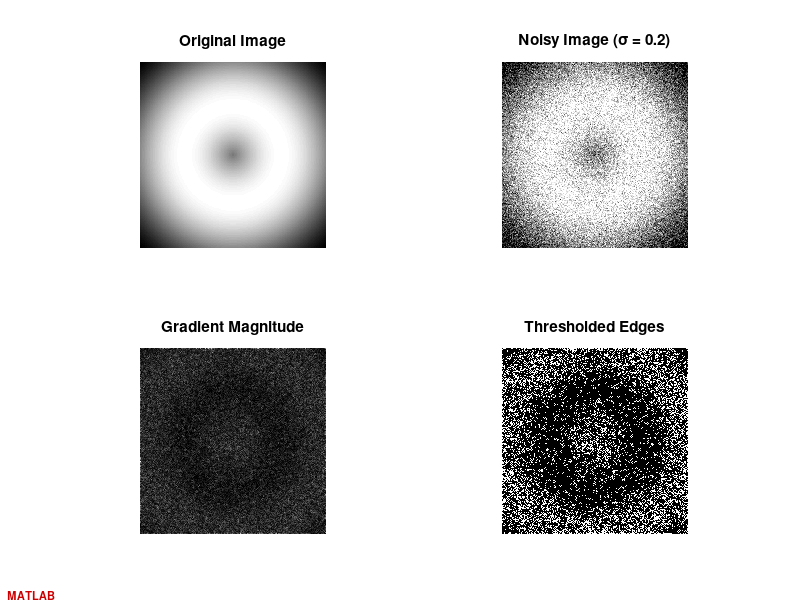

Here is the MATLAB script that generated this plot:
function result = image_processing(operation, noise_level)
    % IMAGE_PROCESSING Demonstrates MATLAB's image processing capabilities
    %   result = IMAGE_PROCESSING(operation, noise_level)
    %
    %   Parameters:
    %     operation - Type of operation ('edge', 'filter', 'segment', 'transform')
    %     noise_level - Level of noise to add (0-1)
    
    % Set default parameters if not provided
    if nargin < 1, operation = 'edge'; end
    if ~ischar(operation), operation = 'edge'; end
    if nargin < 2, noise_level = 0.2; end
    
    % Create a test image without using Image Processing Toolbox functions
    [x, y] = meshgrid(linspace(-3, 3, 256), linspace(-3, 3, 256));
    r = sqrt(x.^2 + y.^2);
    I = (1 + sin(r))/2;
    
    % Scale to 0-1 range manually (replacing mat2gray)
    I_min = min(I(:));
    I_max = max(I(:));
    I = (I - I_min) / (I_max - I_min);
    
    % Ensure noise level is in valid range
    noise_level = max(0, min(noise_level, 1));
    
    % Add noise to the image - simplified without using imnoise
    J = I + noise_level * randn(size(I));
    J = min(max(J, 0), 1);  % Clip to [0,1] range
    
    % Process image based on selected operation
    figure('Visible', 'off');
    
    switch lower(operation)
        case 'edge'
            % Simple edge detection without using edge()
            % Use gradient approximation
            [Gx, Gy] = gradient(J);
            edges_manual = sqrt(Gx.^2 + Gy.^2);
            edges_threshold = edges_manual > 0.2;
            
            % Display results
            subplot(2,2,1)
            imshow(I)
            title('Original Image')
            
            subplot(2,2,2)
            imshow(J)
            title(sprintf('Noisy Image (σ = %.1f)', noise_level))
            
            subplot(2,2,3)
            imshow(edges_manual)
            title('Gradient Magnitude')
            
            subplot(2,2,4)
            imshow(edges_threshold)
            title('Thresholded Edges')
            
            result.operation = 'Edge detection';
            result.methods = 'Gradient-based edge detection';
            
        case 'filter'
            % Simple filtering without using specialized functions
            
            % Mean filter (basic implementation)
            kernel_size = 5;
            K_mean = J;
            for i = kernel_size:size(J,1)-kernel_size
                for j = kernel_size:size(J,2)-kernel_size
                    neighborhood = J(i-2:i+2, j-2:j+2);
                    K_mean(i,j) = mean(neighborhood(:));
                end
            end
            
            % Display results
            subplot(2,2,1)
            imshow(I)
            title('Original Image')
            
            subplot(2,2,2)
            imshow(J)
            title(sprintf('Noisy Image (σ = %.1f)', noise_level))
            
            subplot(2,2,3)
            imshow(K_mean)
            title('Mean Filter (Basic)')
            
            subplot(2,2,4)
            % Create another visualization
            [Gx, Gy] = gradient(K_mean);
            G_mag = sqrt(Gx.^2 + Gy.^2);
            imshow(G_mag)
            title('Gradient of Filtered Image')
            
            result.operation = 'Filtering';
            result.methods = 'Basic mean filtering';
            
        case 'segment'
            % Simple segmentation without specialized functions
            
            % Simple thresholding
            level = 0.5;  % Fixed threshold
            bw = J > level;
            
            % Simple region visualization
            labels = zeros(size(J));
            [labels, num_regions] = bwlabel_simple(bw);
            
            % Display results
            subplot(2,2,1)
            imshow(I)
            title('Original Image')
            
            subplot(2,2,2)
            imshow(J)
            title('Preprocessed Image')
            
            subplot(2,2,3)
            imshow(bw)
            title(sprintf('Thresholding (level = %.2f)', level))
            
            subplot(2,2,4)
            imshow(labels/max(labels(:)))
            title(sprintf('Region Labeling (%d regions)', num_regions))
            
            result.operation = 'Segmentation';
            result.methods = 'Thresholding, Connected Components';
            
        case 'transform'
            % Simple frequency domain visualization without specialized functions
            
            % Basic Fourier transform
            F = fft2(J);
            F_shifted = fftshift(F); % Center the transform
            magnitude = log(1 + abs(F_shifted));
            magnitude_scaled = magnitude / max(magnitude(:));
            
            % Display results
            subplot(2,2,1)
            imshow(I)
            title('Original Image')
            
            subplot(2,2,2)
            imshow(J)
            title(sprintf('Noisy Image (σ = %.1f)', noise_level))
            
            subplot(2,2,3)
            imshow(magnitude_scaled, [])
            title('FFT Magnitude (log scale)')
            
            subplot(2,2,4)
            % Show inverse FFT
            J_restored = real(ifft2(F));
            imshow(J_restored)
            title('Inverse FFT')
            
            result.operation = 'Transforms';
            result.methods = 'Fourier Transform';
            
        otherwise
            % Default to edge detection
            warning('Unknown operation "%s". Using edge detection.', operation);
            
            [Gx, Gy] = gradient(J);
            edges_manual = sqrt(Gx.^2 + Gy.^2);
            edges_threshold = edges_manual > 0.2;
            
            subplot(2,2,1)
            imshow(I)
            title('Original Image')
            
            subplot(2,2,2)
            imshow(J)
            title(sprintf('Noisy Image (σ = %.1f)', noise_level))
            
            subplot(2,2,3)
            imshow(edges_manual)
            title('Gradient Magnitude')
            
            subplot(2,2,4)
            imshow(edges_threshold)
            title('Thresholded Edges')
            
            result.operation = 'Edge detection';
            result.methods = 'Gradient-based edge detection';
    end
    
    % Add MATLAB signature
    axes('Position', [0.01, 0.01, 0.1, 0.05], 'Visible', 'off');
    text(0, 0, 'MATLAB', 'FontSize', 8, 'Color', [0.8, 0, 0], 'FontWeight', 'bold');
end

% Simple connected components labeling
function [labels, num_regions] = bwlabel_simple(bw)
    labels = zeros(size(bw));
    current_label = 0;
    
    for i = 1:size(bw, 1)
        for j = 1:size(bw, 2)
            if bw(i,j) == 1 && labels(i,j) == 0
                current_label = current_label + 1;
                % Use flood fill to label connected region
                labels = flood_fill(bw, labels, i, j, current_label);
            end
        end
    end
    
    num_regions = current_label;
end

% Simple flood fill algorithm
function labels = flood_fill(bw, labels, i, j, label_value)
    % Check bounds
    if i < 1 || i > size(bw, 1) || j < 1 || j > size(bw, 2)
        return;
    end
    
    % Check if pixel should be filled
    if bw(i,j) == 0 || labels(i,j) ~= 0
        return;
    end
    
    % Fill pixel
    labels(i,j) = label_value;
    
    % Recursive fill for 4-connected neighbors
    % This is very inefficient but simple for demonstration
    if i > 10 && j > 10 && i < size(bw,1)-10 && j < size(bw,2)-10
        % Limited depth for safety
        labels = flood_fill(bw, labels, i+1, j, label_value);
        labels = flood_fill(bw, labels, i-1, j, label_value);
        labels = flood_fill(bw, labels, i, j+1, label_value);
        labels = flood_fill(bw, labels, i, j-1, label_value);
    end
end 